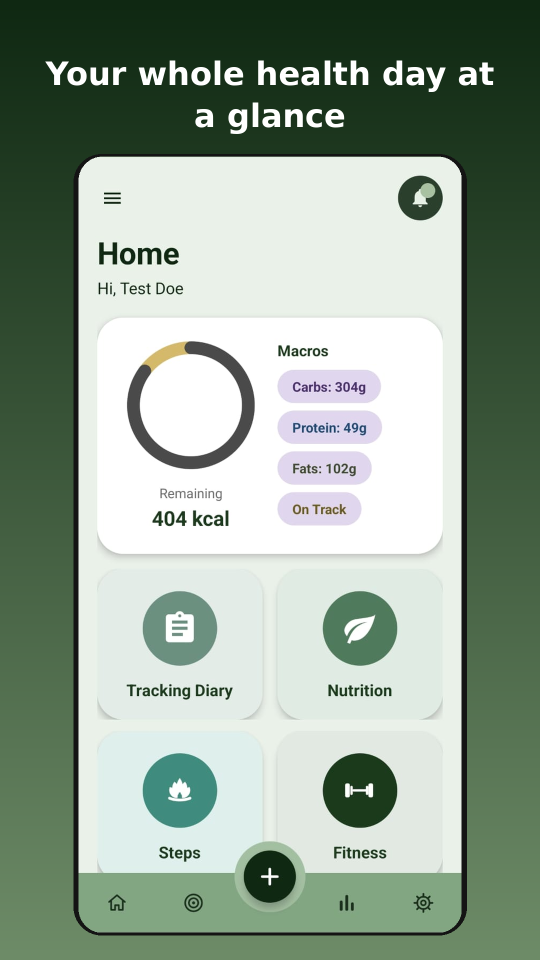
#> input picture store/screenshots/framed/01-home.png, 1080 x 1920 px, given as the content of the folder store/screenshots/raw, which was not available (shown at 1/2 size)
$ python frame_screenshots.py
#> lines starting #> are read from the running program, lines starting #| are printed output that depends on the picture; after the words box and inside, x2 and y2 are one past the last pixel; in counts of white or black regions, pixels touching at a corner belong together
#!/usr/bin/env python3
"""Turns REAL emulator screenshots into Play Store promo images (1080x1920, captioned).
Usage: put PNGs in store/screenshots/raw/ named  01-home.png, 02-diary.png ...  then run this script.
Captions come from CAPTIONS below (keyed by the part of the filename after the number)."""
from PIL import Image, ImageDraw, ImageFont
import glob, os
CAPTIONS = {
 "login": "Secure sign-in with Google or email",
 "home": "Your whole health day at a glance",
 "diary": "Log meals in seconds",
 "barcode": "Scan barcodes to track food",
 "water": "Stay on top of your hydration",
 "fasting": "Track fasts with a clear ring view",
 "sleep": "Understand your sleep week",
 "medication": "Never miss a dose",
 "wellness": "Log your mood and unwind",
 "goals": "Set goals and watch progress",
 "settings": "Biometric lock and languages",
}
B='/usr/share/fonts/truetype/dejavu/DejaVuSans-Bold.ttf'
W,H=1080,1920
os.makedirs('store/screenshots/framed',exist_ok=True)
files=sorted(glob.glob('store/screenshots/raw/*.png'))
if not files: raise SystemExit("No screenshots in store/screenshots/raw/ - capture them from the running app first.")
for f in files:
    key=os.path.splitext(os.path.basename(f))[0].split('-',1)[-1].lower()
    cap=CAPTIONS.get(key,key.replace('_',' ').title())
    bg=Image.new('RGB',(W,H)); d=ImageDraw.Draw(bg)
#> after `bg = Image.new('RGB', (W, H))`: bg: PIL image 1080x1920 RGB; every value is 0
    c1,c2=(0x0F,0x28,0x12),(0x6E,0x8C,0x68)
    for y in range(H):
        t=y/H; d.line([(0,y),(W,y)],fill=tuple(int(c1[i]+(c2[i]-c1[i])*t) for i in range(3)))
    font=ImageFont.truetype(B,64); words=cap.split(); lines=[]; cur=''
    for w in words:
        if d.textlength((cur+' '+w).strip(),font=font)<W-160: cur=(cur+' '+w).strip()
        else: lines.append(cur); cur=w
#> after the loop, lines = ['Your whole health day at']
    lines.append(cur)
    y=110
    for l in lines:
        d.text(((W-d.textlength(l,font=font))/2,y),l,font=font,fill='white'); y+=84
#> this loop made 2 passes
#> (l, y) on passes 1 to 2: ('Your whole health day at', 194), ('a glance', 278)
#> after the loop, y = 278
    shot=Image.open(f).convert('RGB'); tw=800; th=int(shot.height*tw/shot.width)
#> further down, shot is the input picture: PIL image 1080x1920 RGB; mean R, G, B 145.5, 162.1, 146.7
#> after `th = int(shot.height * tw / shot.width)`: th = 1422
    maxh=H-y-90
#> maxh = 1552
    if th>maxh: th=maxh; tw=int(shot.width*th/shot.height)
    shot=shot.resize((tw,th),Image.LANCZOS)
#> shot: PIL image 800x1422 RGB
    mask=Image.new('L',shot.size,0); ImageDraw.Draw(mask).rounded_rectangle([0,0,*shot.size],radius=48,fill=255)
#> after `mask = Image.new('L', shot.size, 0)`: mask: PIL image 800x1422 L; every value is 0
#> after `ImageDraw.Draw(mask).rounded_rectangle([0, 0, *shot.size], radius=48, `:
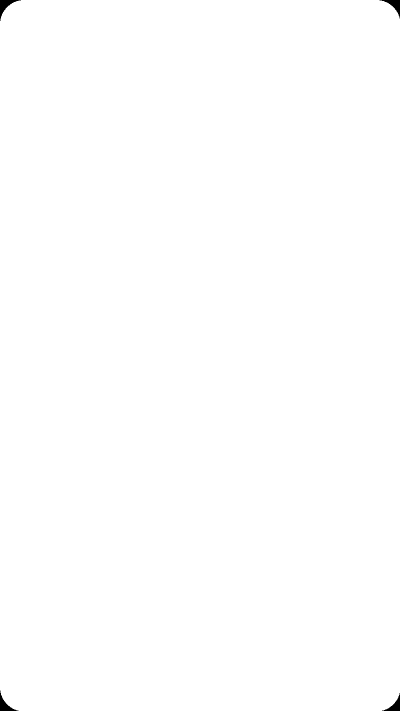
#> mask: PIL image 800x1422 L (shown at 1/2 size); 99.8% white; 4 black regions, box (x1, y1, x2, y2) and area: (0, 0, 42, 42) 508, (759, 0, 800, 37) 466, (0, 1381, 37, 1422) 466, (764, 1386, 800, 1422) 425
    x=(W-tw)//2
    d.rounded_rectangle([x-10,y+30,x+tw+10,y+40+th],radius=56,fill=(20,20,20))
    bg.paste(shot,(x,y+35),mask)
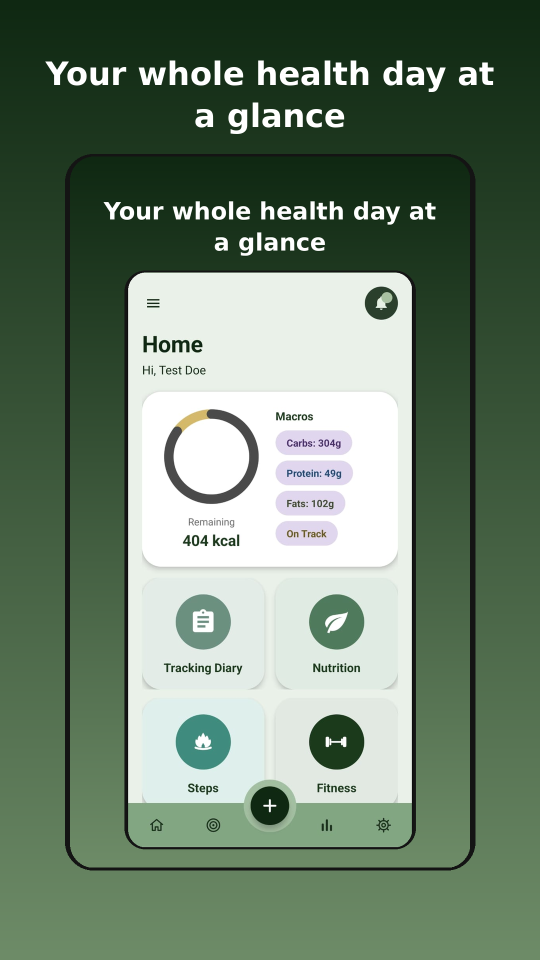
#> bg: PIL image 1080x1920 RGB (shown at 1/2 size); mean R, G, B 107.8, 128.4, 108
    out=f'store/screenshots/framed/{os.path.basename(f)}'; bg.save(out); print('wrote',out)

$ run again, on store/screenshots/framed/05-sleep.png
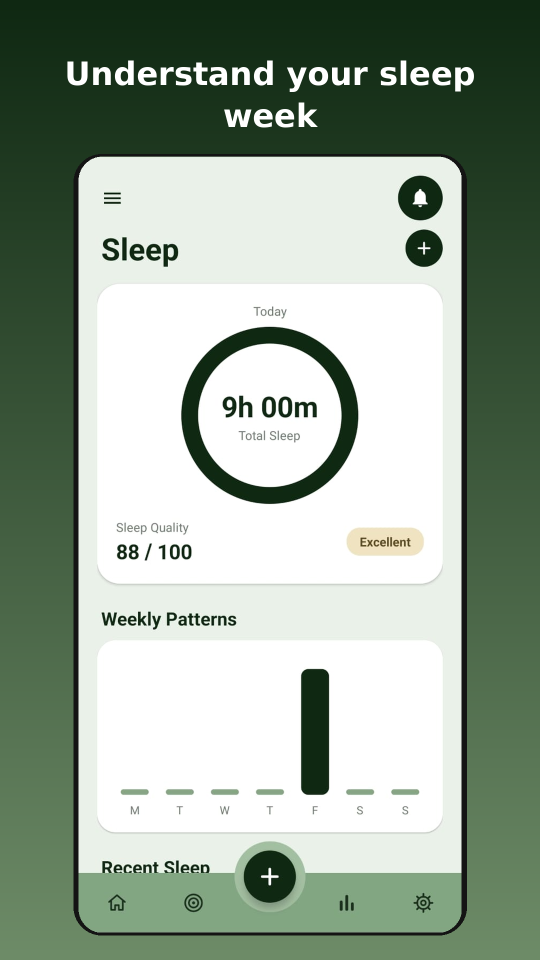
#> input picture store/screenshots/framed/05-sleep.png, 1080 x 1920 px, given as the content of the folder store/screenshots/raw, which was not available (shown at 1/2 size)
#> after the loop `for w in words:`: lines = ['Understand your sleep']
#> the loop `for l in lines:` made 2 passes
#> (l, y) on passes 1 to 2: ('Understand your sleep', 194), ('week', 278)
#> after the loop `for l in lines:`: y = 278
#> shot is the input picture: PIL image 1080x1920 RGB; mean R, G, B 150.9, 165.5, 150.4
#> maxh = 1552
#> shot: PIL image 800x1422 RGB
#> mask: PIL image 800x1422 L; every value is 0
#> mask: PIL image 800x1422 L; 99.8% white; 4 black regions, box (x1, y1, x2, y2) and area: (0, 0, 42, 42) 508, (759, 0, 800, 37) 466, (0, 1381, 37, 1422) 466, (764, 1386, 800, 1422) 425
#> `bg.paste(shot,(x,y+35),mask)`:
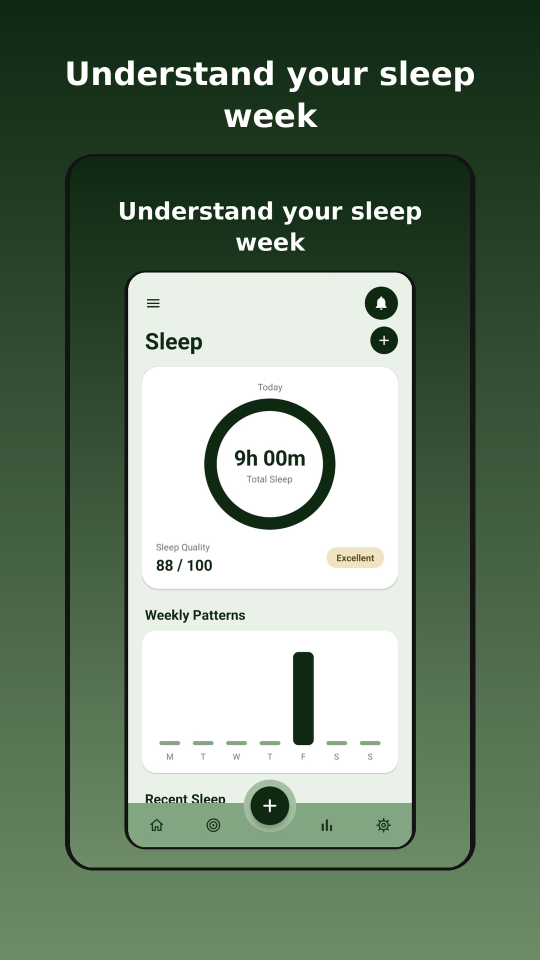
#> bg: PIL image 1080x1920 RGB (shown at 1/2 size); mean R, G, B 110.5, 130, 109.7

$ run again, on store/screenshots/framed/06-medication.png
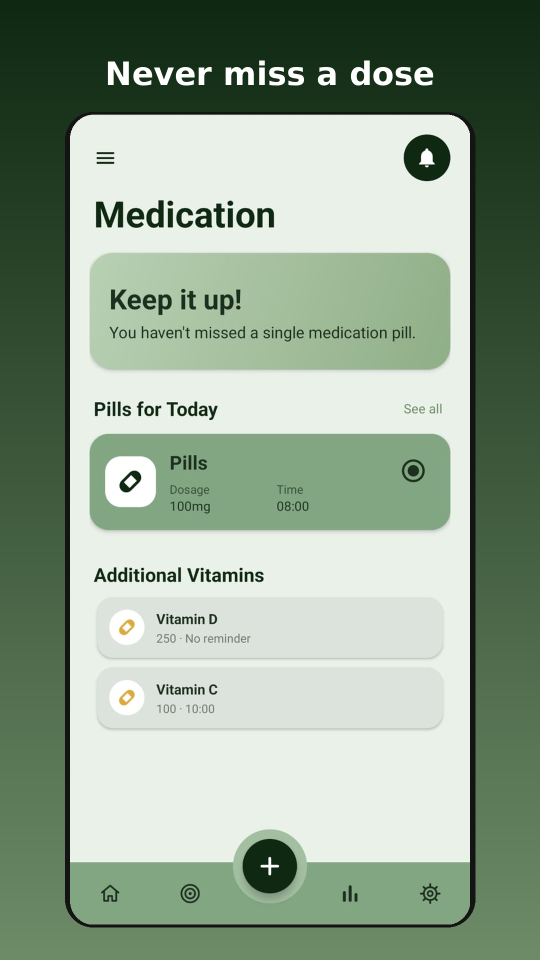
#> input picture store/screenshots/framed/06-medication.png, 1080 x 1920 px, given as the content of the folder store/screenshots/raw, which was not available (shown at 1/2 size)
#> after the loop `for w in words:`: lines = []
#> the loop `for l in lines:` made 1 pass
#> (l, y) on pass 1: ('Never miss a dose', 194)
#> after the loop `for l in lines:`: y = 194
#> shot is the input picture: PIL image 1080x1920 RGB; mean R, G, B 144.9, 163.6, 143.7
#> maxh = 1636
#> shot: PIL image 800x1422 RGB
#> mask: PIL image 800x1422 L; every value is 0
#> mask: PIL image 800x1422 L; 99.8% white; 4 black regions, box (x1, y1, x2, y2) and area: (0, 0, 42, 42) 508, (759, 0, 800, 37) 466, (0, 1381, 37, 1422) 466, (764, 1386, 800, 1422) 425
#> `bg.paste(shot,(x,y+35),mask)`:
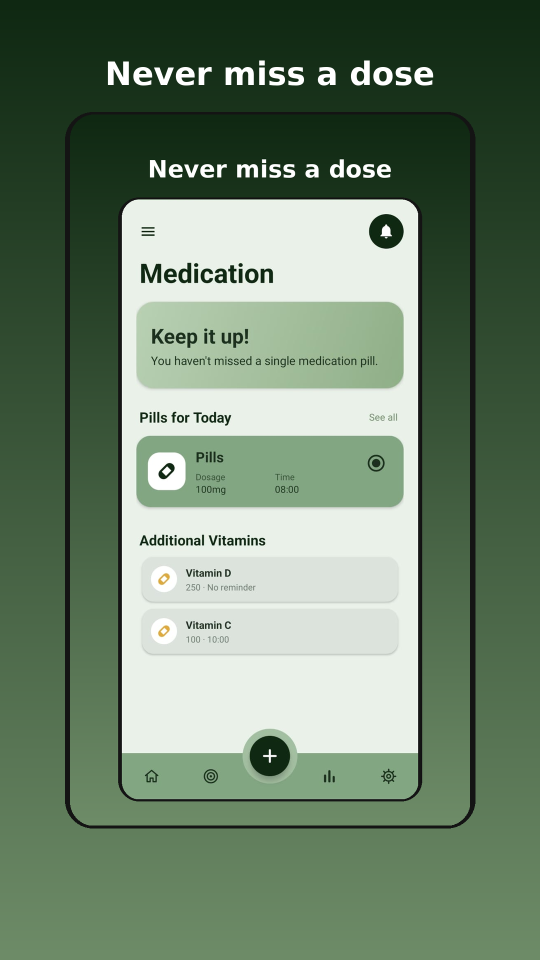
#> bg: PIL image 1080x1920 RGB (shown at 1/2 size); mean R, G, B 108.6, 130.7, 107.3
